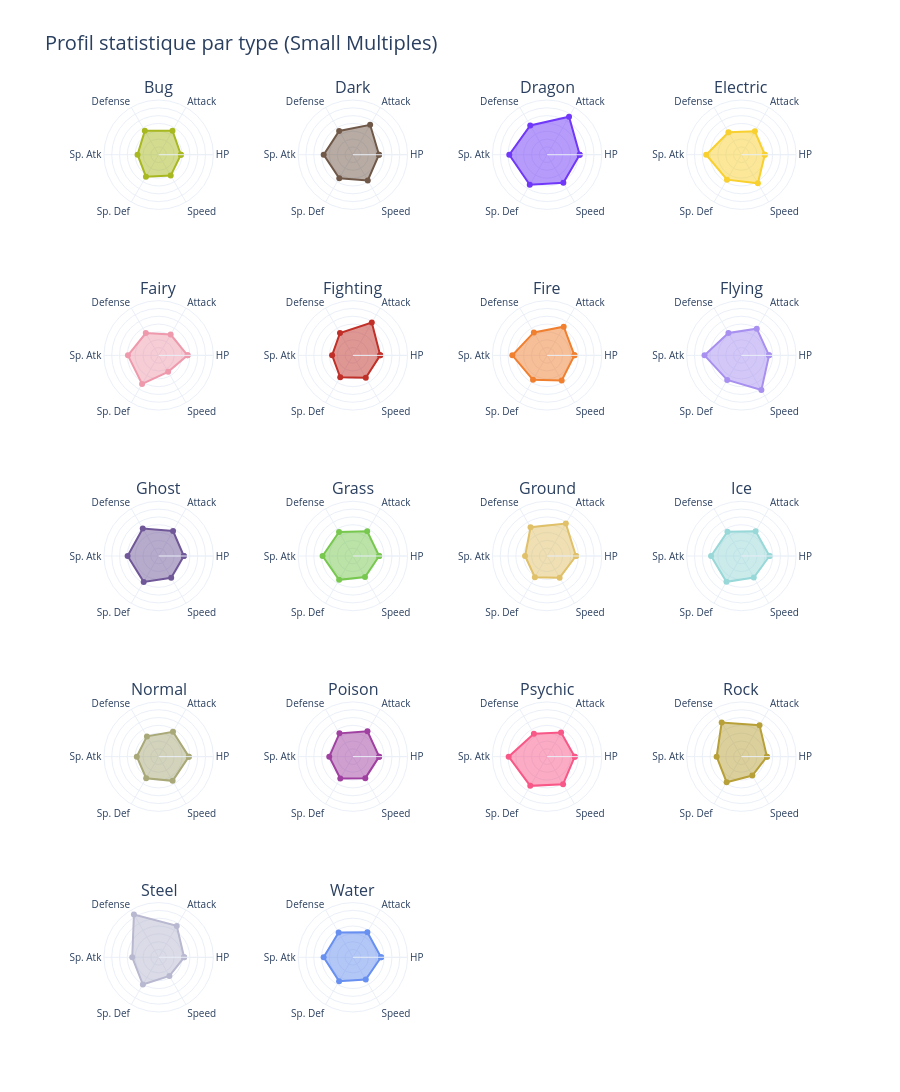

Notebook cell for this chart:
### Markdown cell above
# Appuyer sur le bouton "Play"

### Code cell
import pandas as pd
import plotly.express as px
import plotly.graph_objects as go
from plotly.subplots import make_subplots

# Charger et nettoyer les noms de colonnes
url = "https://raw.githubusercontent.com/leomignot/DataSHS_initiation_python/refs/heads/main/data/pokemon_data.csv"
df = pd.read_csv(url)

# Mapping de couleurs par type
type_colors = {
    "Normal": "#A8A878",
    "Fire": "#F08030",
    "Water": "#6890F0",
    "Electric": "#F8D030",
    "Grass": "#78C850",
    "Ice": "#98D8D8",
    "Fighting": "#C03028",
    "Poison": "#A040A0",
    "Ground": "#E0C068",
    "Flying": "#A890F0",
    "Psychic": "#F85888",
    "Bug": "#A8B820",
    "Rock": "#B8A038",
    "Ghost": "#705898",
    "Dragon": "#7038F8",
    "Dark": "#705848",
    "Steel": "#B8B8D0",
    "Fairy": "#EE99AC",
}

# Calculer les moyennes par type
stats_cols = ["HP", "Attack", "Defense", "Sp. Atk", "Sp. Def", "Speed"]
type_stats = df.groupby("Type 1")[stats_cols].mean().reset_index()

# Obtenir tous les types uniques
all_types_sorted = sorted(type_stats["Type 1"].unique())
n_types = len(all_types_sorted)

# Calculer la grille : pour 4 colonnes
n_cols = 4
n_rows = (n_types + n_cols - 1) // n_cols  # Dark magic

# Créer les subplots
fig = make_subplots(
    rows=n_rows,
    cols=n_cols,
    specs=[[{"type": "polar"}] * n_cols for _ in range(n_rows)],
    subplot_titles=all_types_sorted,
    vertical_spacing=0.1,  # pour ajuster l'intervalle entre lignes
    # horizontal_spacing=0.03,
)

# "If you’re using plotly.express you can use the line_close=True parameter,
# otherwise you’ll have to manually duplicate the first point at the end of your series."
# https://community.plotly.com/t/closing-line-for-radar-cart-and-popup-window-on-chart-radar/47711/2
theta = [
    "HP",
    "Attack",
    "Defense",
    "Sp. Atk",
    "Sp. Def",
    "Speed",
    "HP",  # Re "HP" Pour fermer le radar
]

for idx, poke_type in enumerate(all_types_sorted):
    # déterminer quel subplot
    row = (idx // n_cols) + 1
    col = (idx % n_cols) + 1

    # Extraire les stats brutes moyennes du type
    row_data = type_stats[type_stats["Type 1"] == poke_type].iloc[0]

    values = [
        row_data["HP"],
        row_data["Attack"],
        row_data["Defense"],
        row_data["Sp. Atk"],
        row_data["Sp. Def"],
        row_data["Speed"],
        row_data["HP"],  # pour fermer le radar
    ]

    fig.add_trace(
        go.Scatterpolar(
            r=values,
            theta=theta,
            fill="toself",
            name=poke_type,
            line_color=type_colors.get(poke_type, "#808080"),
            showlegend=False,
        ),
        row=row,
        col=col,
    )

# Configurer tous les axes
polar_config = {}
for idx in range(n_types):
    polar_key = "polar" if idx == 0 else f"polar{idx + 1}"
    polar_config[polar_key] = dict(
        radialaxis=dict(
            visible=True,
            range=[0, 140],  # fixer à la main comme un ane
            showticklabels=False,
        ),  # moche si on affiche les ticks
        angularaxis=dict(showticklabels=True, tickfont=dict(size=10)),
    )

fig.update_layout(**polar_config)

fig.update_layout(
    title_text="Profil statistique par type (Small Multiples)",
    title_font_size=20,
    height=280 * n_rows,
    template="plotly_white",
    font=dict(size=10),
)

fig.show()

### Figure 1 — Plotly figure (JSON) as saved in the notebook; plotly's stock layout.template omitted (floating-point values rounded to 4 significant figures)
{"data": [{"fill": "toself", "line": {"color": "#A8B820"}, "name": "Bug", "r": [56.88, 70.97, 70.72, 53.87, 64.8, 61.68, 56.88], "showlegend": false, "subplot": "polar", "theta": ["HP", "Attack", "Defense", "Sp. Atk", "Sp. Def", "Speed", "HP"], "type": "scatterpolar"}, {"fill": "toself", "line": {"color": "#705848"}, "name": "Dark", "r": [66.81, 88.39, 70.23, 74.65, 69.52, 76.16, 66.81], "showlegend": false, "subplot": "polar2", "theta": ["HP", "Attack", "Defense", "Sp. Atk", "Sp. Def", "Speed", "HP"], "type": "scatterpolar"}, {"fill": "toself", "line": {"color": "#7038F8"}, "name": "Dragon", "r": [83.31, 112.1, 86.38, 96.84, 88.84, 83.03, 83.31], "showlegend": false, "subplot": "polar3", "theta": ["HP", "Attack", "Defense", "Sp. Atk", "Sp. Def", "Speed", "HP"], "type": "scatterpolar"}, {"fill": "toself", "line": {"color": "#F8D030"}, "name": "Electric", "r": [59.8, 69.09, 66.3, 90.02, 73.7, 84.5, 59.8], "showlegend": false, "subplot": "polar4", "theta": ["HP", "Attack", "Defense", "Sp. Atk", "Sp. Def", "Speed", "HP"], "type": "scatterpolar"}, {"fill": "toself", "line": {"color": "#EE99AC"}, "name": "Fairy", "r": [74.12, 61.53, 65.71, 78.53, 84.71, 48.59, 74.12], "showlegend": false, "subplot": "polar5", "theta": ["HP", "Attack", "Defense", "Sp. Atk", "Sp. Def", "Speed", "HP"], "type": "scatterpolar"}, {"fill": "toself", "line": {"color": "#C03028"}, "name": "Fighting", "r": [69.85, 96.78, 65.93, 53.11, 64.7, 66.07, 69.85], "showlegend": false, "subplot": "polar6", "theta": ["HP", "Attack", "Defense", "Sp. Atk", "Sp. Def", "Speed", "HP"], "type": "scatterpolar"}, {"fill": "toself", "line": {"color": "#F08030"}, "name": "Fire", "r": [69.9, 84.77, 67.77, 88.98, 72.21, 74.44, 69.9], "showlegend": false, "subplot": "polar7", "theta": ["HP", "Attack", "Defense", "Sp. Atk", "Sp. Def", "Speed", "HP"], "type": "scatterpolar"}, {"fill": "toself", "line": {"color": "#A890F0"}, "name": "Flying", "r": [70.75, 78.75, 66.25, 94.25, 72.5, 102.5, 70.75], "showlegend": false, "subplot": "polar8", "theta": ["HP", "Attack", "Defense", "Sp. Atk", "Sp. Def", "Speed", "HP"], "type": "scatterpolar"}, {"fill": "toself", "line": {"color": "#705898"}, "name": "Ghost", "r": [64.44, 73.78, 81.19, 79.34, 76.47, 64.34, 64.44], "showlegend": false, "subplot": "polar9", "theta": ["HP", "Attack", "Defense", "Sp. Atk", "Sp. Def", "Speed", "HP"], "type": "scatterpolar"}, {"fill": "toself", "line": {"color": "#78C850"}, "name": "Grass", "r": [67.27, 73.21, 70.8, 77.5, 70.43, 61.93, 67.27], "showlegend": false, "subplot": "polar10", "theta": ["HP", "Attack", "Defense", "Sp. Atk", "Sp. Def", "Speed", "HP"], "type": "scatterpolar"}, {"fill": "toself", "line": {"color": "#E0C068"}, "name": "Ground", "r": [73.78, 95.75, 84.84, 56.47, 62.75, 63.91, 73.78], "showlegend": false, "subplot": "polar11", "theta": ["HP", "Attack", "Defense", "Sp. Atk", "Sp. Def", "Speed", "HP"], "type": "scatterpolar"}, {"fill": "toself", "line": {"color": "#98D8D8"}, "name": "Ice", "r": [72, 72.75, 71.42, 77.54, 76.29, 63.46, 72], "showlegend": false, "subplot": "polar12", "theta": ["HP", "Attack", "Defense", "Sp. Atk", "Sp. Def", "Speed", "HP"], "type": "scatterpolar"}, {"fill": "toself", "line": {"color": "#A8A878"}, "name": "Normal", "r": [77.28, 73.47, 59.85, 55.82, 63.72, 71.55, 77.28], "showlegend": false, "subplot": "polar13", "theta": ["HP", "Attack", "Defense", "Sp. Atk", "Sp. Def", "Speed", "HP"], "type": "scatterpolar"}, {"fill": "toself", "line": {"color": "#A040A0"}, "name": "Poison", "r": [67.25, 74.68, 68.82, 60.43, 64.39, 63.57, 67.25], "showlegend": false, "subplot": "polar14", "theta": ["HP", "Attack", "Defense", "Sp. Atk", "Sp. Def", "Speed", "HP"], "type": "scatterpolar"}, {"fill": "toself", "line": {"color": "#F85888"}, "name": "Psychic", "r": [70.63, 71.46, 67.68, 98.4, 86.28, 81.49, 70.63], "showlegend": false, "subplot": "polar15", "theta": ["HP", "Attack", "Defense", "Sp. Atk", "Sp. Def", "Speed", "HP"], "type": "scatterpolar"}, {"fill": "toself", "line": {"color": "#B8A038"}, "name": "Rock", "r": [65.36, 92.86, 100.8, 63.34, 75.48, 55.91, 65.36], "showlegend": false, "subplot": "polar16", "theta": ["HP", "Attack", "Defense", "Sp. Atk", "Sp. Def", "Speed", "HP"], "type": "scatterpolar"}, {"fill": "toself", "line": {"color": "#B8B8D0"}, "name": "Steel", "r": [65.22, 92.7, 126.4, 67.52, 80.63, 55.26, 65.22], "showlegend": false, "subplot": "polar17", "theta": ["HP", "Attack", "Defense", "Sp. Atk", "Sp. Def", "Speed", "HP"], "type": "scatterpolar"}, {"fill": "toself", "line": {"color": "#6890F0"}, "name": "Water", "r": [72.06, 74.15, 72.95, 74.81, 70.52, 65.96, 72.06], "showlegend": false, "subplot": "polar18", "theta": ["HP", "Attack", "Defense", "Sp. Atk", "Sp. Def", "Speed", "HP"], "type": "scatterpolar"}], "layout": {"annotations": [{"font": {"size": 16}, "showarrow": false, "text": "Bug", "x": 0.1062, "xanchor": "center", "xref": "paper", "y": 1, "yanchor": "bottom", "yref": "paper"}, {"font": {"size": 16}, "showarrow": false, "text": "Dark", "x": 0.3688, "xanchor": "center", "xref": "paper", "y": 1, "yanchor": "bottom", "yref": "paper"}, {"font": {"size": 16}, "showarrow": false, "text": "Dragon", "x": 0.6313, "xanchor": "center", "xref": "paper", "y": 1, "yanchor": "bottom", "yref": "paper"}, {"font": {"size": 16}, "showarrow": false, "text": "Electric", "x": 0.8938, "xanchor": "center", "xref": "paper", "y": 1, "yanchor": "bottom", "yref": "paper"}, {"font": {"size": 16}, "showarrow": false, "text": "Fairy", "x": 0.1062, "xanchor": "center", "xref": "paper", "y": 0.78, "yanchor": "bottom", "yref": "paper"}, {"font": {"size": 16}, "showarrow": false, "text": "Fighting", "x": 0.3688, "xanchor": "center", "xref": "paper", "y": 0.78, "yanchor": "bottom", "yref": "paper"}, {"font": {"size": 16}, "showarrow": false, "text": "Fire", "x": 0.6313, "xanchor": "center", "xref": "paper", "y": 0.78, "yanchor": "bottom", "yref": "paper"}, {"font": {"size": 16}, "showarrow": false, "text": "Flying", "x": 0.8938, "xanchor": "center", "xref": "paper", "y": 0.78, "yanchor": "bottom", "yref": "paper"}, {"font": {"size": 16}, "showarrow": false, "text": "Ghost", "x": 0.1062, "xanchor": "center", "xref": "paper", "y": 0.56, "yanchor": "bottom", "yref": "paper"}, {"font": {"size": 16}, "showarrow": false, "text": "Grass", "x": 0.3688, "xanchor": "center", "xref": "paper", "y": 0.56, "yanchor": "bottom", "yref": "paper"}, {"font": {"size": 16}, "showarrow": false, "text": "Ground", "x": 0.6313, "xanchor": "center", "xref": "paper", "y": 0.56, "yanchor": "bottom", "yref": "paper"}, {"font": {"size": 16}, "showarrow": false, "text": "Ice", "x": 0.8938, "xanchor": "center", "xref": "paper", "y": 0.56, "yanchor": "bottom", "yref": "paper"}, {"font": {"size": 16}, "showarrow": false, "text": "Normal", "x": 0.1062, "xanchor": "center", "xref": "paper", "y": 0.34, "yanchor": "bottom", "yref": "paper"}, {"font": {"size": 16}, "showarrow": false, "text": "Poison", "x": 0.3688, "xanchor": "center", "xref": "paper", "y": 0.34, "yanchor": "bottom", "yref": "paper"}, {"font": {"size": 16}, "showarrow": false, "text": "Psychic", "x": 0.6313, "xanchor": "center", "xref": "paper", "y": 0.34, "yanchor": "bottom", "yref": "paper"}, {"font": {"size": 16}, "showarrow": false, "text": "Rock", "x": 0.8938, "xanchor": "center", "xref": "paper", "y": 0.34, "yanchor": "bottom", "yref": "paper"}, {"font": {"size": 16}, "showarrow": false, "text": "Steel", "x": 0.1062, "xanchor": "center", "xref": "paper", "y": 0.12, "yanchor": "bottom", "yref": "paper"}, {"font": {"size": 16}, "showarrow": false, "text": "Water", "x": 0.3688, "xanchor": "center", "xref": "paper", "y": 0.12, "yanchor": "bottom", "yref": "paper"}], "font": {"size": 10}, "height": 1400, "polar": {"angularaxis": {"showticklabels": true, "tickfont": {"size": 10}}, "domain": {"x": [0, 0.2125], "y": [0.88, 1]}, "radialaxis": {"range": [0, 140], "showticklabels": false, "visible": true}}, "polar10": {"angularaxis": {"showticklabels": true, "tickfont": {"size": 10}}, "domain": {"x": [0.2625, 0.475], "y": [0.44, 0.56]}, "radialaxis": {"range": [0, 140], "showticklabels": false, "visible": true}}, "polar11": {"angularaxis": {"showticklabels": true, "tickfont": {"size": 10}}, "domain": {"x": [0.525, 0.7375], "y": [0.44, 0.56]}, "radialaxis": {"range": [0, 140], "showticklabels": false, "visible": true}}, "polar12": {"angularaxis": {"showticklabels": true, "tickfont": {"size": 10}}, "domain": {"x": [0.7875, 1], "y": [0.44, 0.56]}, "radialaxis": {"range": [0, 140], "showticklabels": false, "visible": true}}, "polar13": {"angularaxis": {"showticklabels": true, "tickfont": {"size": 10}}, "domain": {"x": [0, 0.2125], "y": [0.22, 0.34]}, "radialaxis": {"range": [0, 140], "showticklabels": false, "visible": true}}, "polar14": {"angularaxis": {"showticklabels": true, "tickfont": {"size": 10}}, "domain": {"x": [0.2625, 0.475], "y": [0.22, 0.34]}, "radialaxis": {"range": [0, 140], "showticklabels": false, "visible": true}}, "polar15": {"angularaxis": {"showticklabels": true, "tickfont": {"size": 10}}, "domain": {"x": [0.525, 0.7375], "y": [0.22, 0.34]}, "radialaxis": {"range": [0, 140], "showticklabels": false, "visible": true}}, "polar16": {"angularaxis": {"showticklabels": true, "tickfont": {"size": 10}}, "domain": {"x": [0.7875, 1], "y": [0.22, 0.34]}, "radialaxis": {"range": [0, 140], "showticklabels": false, "visible": true}}, "polar17": {"angularaxis": {"showticklabels": true, "tickfont": {"size": 10}}, "domain": {"x": [0, 0.2125], "y": [0, 0.12]}, "radialaxis": {"range": [0, 140], "showticklabels": false, "visible": true}}, "polar18": {"angularaxis": {"showticklabels": true, "tickfont": {"size": 10}}, "domain": {"x": [0.2625, 0.475], "y": [0, 0.12]}, "radialaxis": {"range": [0, 140], "showticklabels": false, "visible": true}}, "polar19": {"domain": {"x": [0.525, 0.7375], "y": [0, 0.12]}}, "polar2": {"angularaxis": {"showticklabels": true, "tickfont": {"size": 10}}, "domain": {"x": [0.2625, 0.475], "y": [0.88, 1]}, "radialaxis": {"range": [0, 140], "showticklabels": false, "visible": true}}, "polar20": {"domain": {"x": [0.7875, 1], "y": [0, 0.12]}}, "polar3": {"angularaxis": {"showticklabels": true, "tickfont": {"size": 10}}, "domain": {"x": [0.525, 0.7375], "y": [0.88, 1]}, "radialaxis": {"range": [0, 140], "showticklabels": false, "visible": true}}, "polar4": {"angularaxis": {"showticklabels": true, "tickfont": {"size": 10}}, "domain": {"x": [0.7875, 1], "y": [0.88, 1]}, "radialaxis": {"range": [0, 140], "showticklabels": false, "visible": true}}, "polar5": {"angularaxis": {"showticklabels": true, "tickfont": {"size": 10}}, "domain": {"x": [0, 0.2125], "y": [0.66, 0.78]}, "radialaxis": {"range": [0, 140], "showticklabels": false, "visible": true}}, "polar6": {"angularaxis": {"showticklabels": true, "tickfont": {"size": 10}}, "domain": {"x": [0.2625, 0.475], "y": [0.66, 0.78]}, "radialaxis": {"range": [0, 140], "showticklabels": false, "visible": true}}, "polar7": {"angularaxis": {"showticklabels": true, "tickfont": {"size": 10}}, "domain": {"x": [0.525, 0.7375], "y": [0.66, 0.78]}, "radialaxis": {"range": [0, 140], "showticklabels": false, "visible": true}}, "polar8": {"angularaxis": {"showticklabels": true, "tickfont": {"size": 10}}, "domain": {"x": [0.7875, 1], "y": [0.66, 0.78]}, "radialaxis": {"range": [0, 140], "showticklabels": false, "visible": true}}, "polar9": {"angularaxis": {"showticklabels": true, "tickfont": {"size": 10}}, "domain": {"x": [0, 0.2125], "y": [0.44, 0.56]}, "radialaxis": {"range": [0, 140], "showticklabels": false, "visible": true}}, "title": {"font": {"size": 20}, "text": "Profil statistique par type (Small Multiples)"}}}
